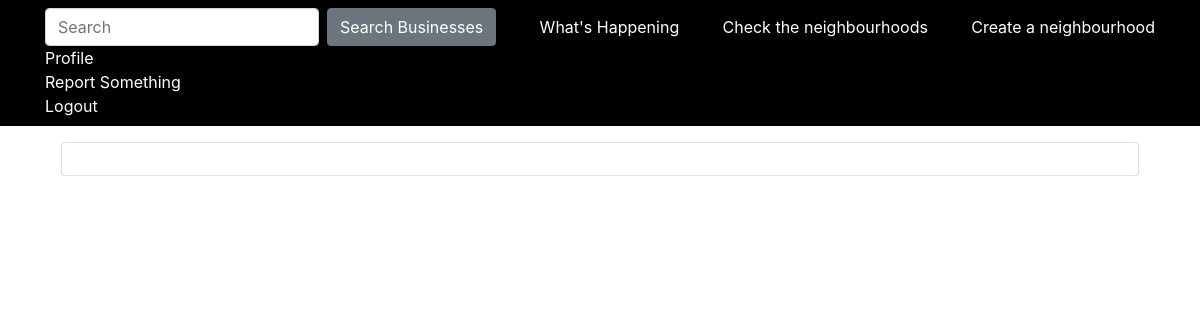
The page /businesses/5/ (signed in) on the database as committed earlier.
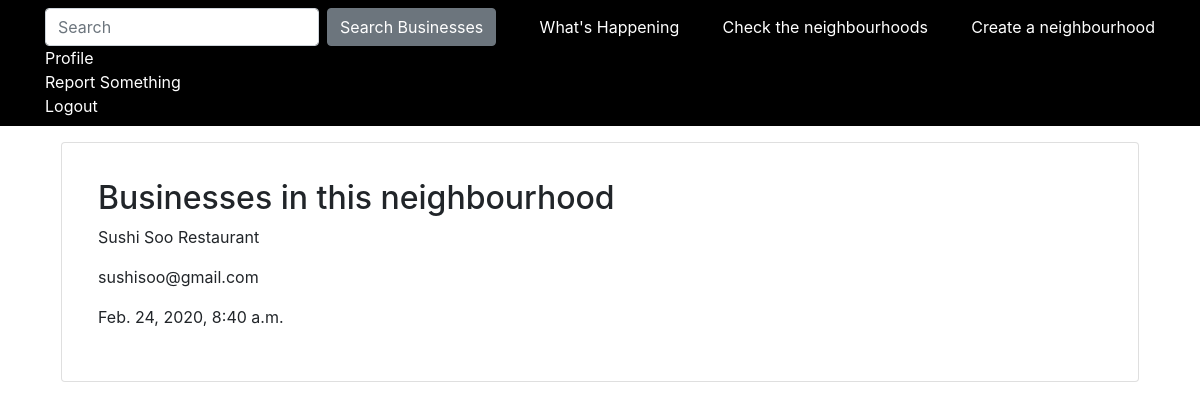
The same page on the database as committed later.
### neighbourhoodwatch/models.py (models this page shows, shortened)
class Business(models.Model):
    name = models.CharField(max_length=25)
    email = models.EmailField(max_length=250)
    post_date = models.DateTimeField(auto_now_add=True, null=True)
    neighbourhood = models.ForeignKey(Neighbourhood, on_delete=models.CASCADE, null=True)

### neighbourhoodwatch/views.py (the view)
# urls.py: url(r'businesses/(?P<id>\d+)/$', views.businesses, name='businesses'),
@login_required
def businesses(request,id):
    businesses = Business.objects.filter(neighbourhood=get_object_or_404(Neighbourhood,pk=id))
    return render(request, "main/business.html", context={"businesses":businesses})

### templates/main/business.html
{% extends "main/base.html" %}
{%block content%}
<div class="container">
    <div class="card m-3 p-3">
        {% for business in businesses %}
        <div class="card-body">
            <h2>Businesses in this neighbourhood</h2>
            <p>{{business.name}}</p>
            <p>{{business.email}}</p>
            <p>{{business.post_date}}</p>
        </div>
        {% endfor%}
    </div>
</div>
{%endblock%}

### templates/main/base.html (shortened to what this page needs)
{% load static %}
<!DOCTYPE html>
<html lang="en">
<head>
    {%block styles%}
    <link rel="stylesheet" href="https://stackpath.bootstrapcdn.com/bootstrap/4.4.1/css/bootstrap.min.css">
    {% endblock %}
</head>
<body>
    <nav class="navbar navbar" style="background-color: black; color: white;">
        <div class="container">
            <form action="{%url 'search' %}" method="GET" class="form-inline">
                <input name='search' class="form-control mr-sm-2" type="search" placeholder="Search"
                    aria-label="Search">
                <button class="btn btn-secondary" type="submit" style="color: white;">Search Businesses</button>
            </form>
            <div>
                <a href="{% url 'index' %}" style="color: white;"> What's Happening</a>
            </div>
            <div>
                <a href="{% url 'neighbourhoodlist' %}" style="color: white;">Check the neighbourhoods</a>
            </div>
            <div>
                <a href="{% url 'neighbourcreate' %}" style="color: white;" >Create a neighbourhood</a>
            </div>
            <div>
                {% if request.user.is_authenticated %}
                <div>
                    <a href="{% url 'profile'%}" style="color: white;" >Profile</a>
                </div>
                <div>
                    <a href="{% url 'post-create' %}"  style="color: white;" >Report Something</a>
                </div>
                <div>
                    <a href="{% url 'logout' %}" style="color: white;">Logout</a>
                </div>
                {% else %}
                <a href="{% url 'login' %}" style="color: white;">Login</a>
                <a href="{% url 'register' %}" style="color: white;">Register</a>
                {% endif %}
            </div>
        </div>
    </nav>
    {%block content%}
    {%endblock%}
</body>
</html>

Rows that differ between the two databases and show on the page:
added Business: name "Sushi Soo Restaurant", email "sushisoo@gmail.com", post_date "Feb. 24, 2020, 8:40 a.m."
